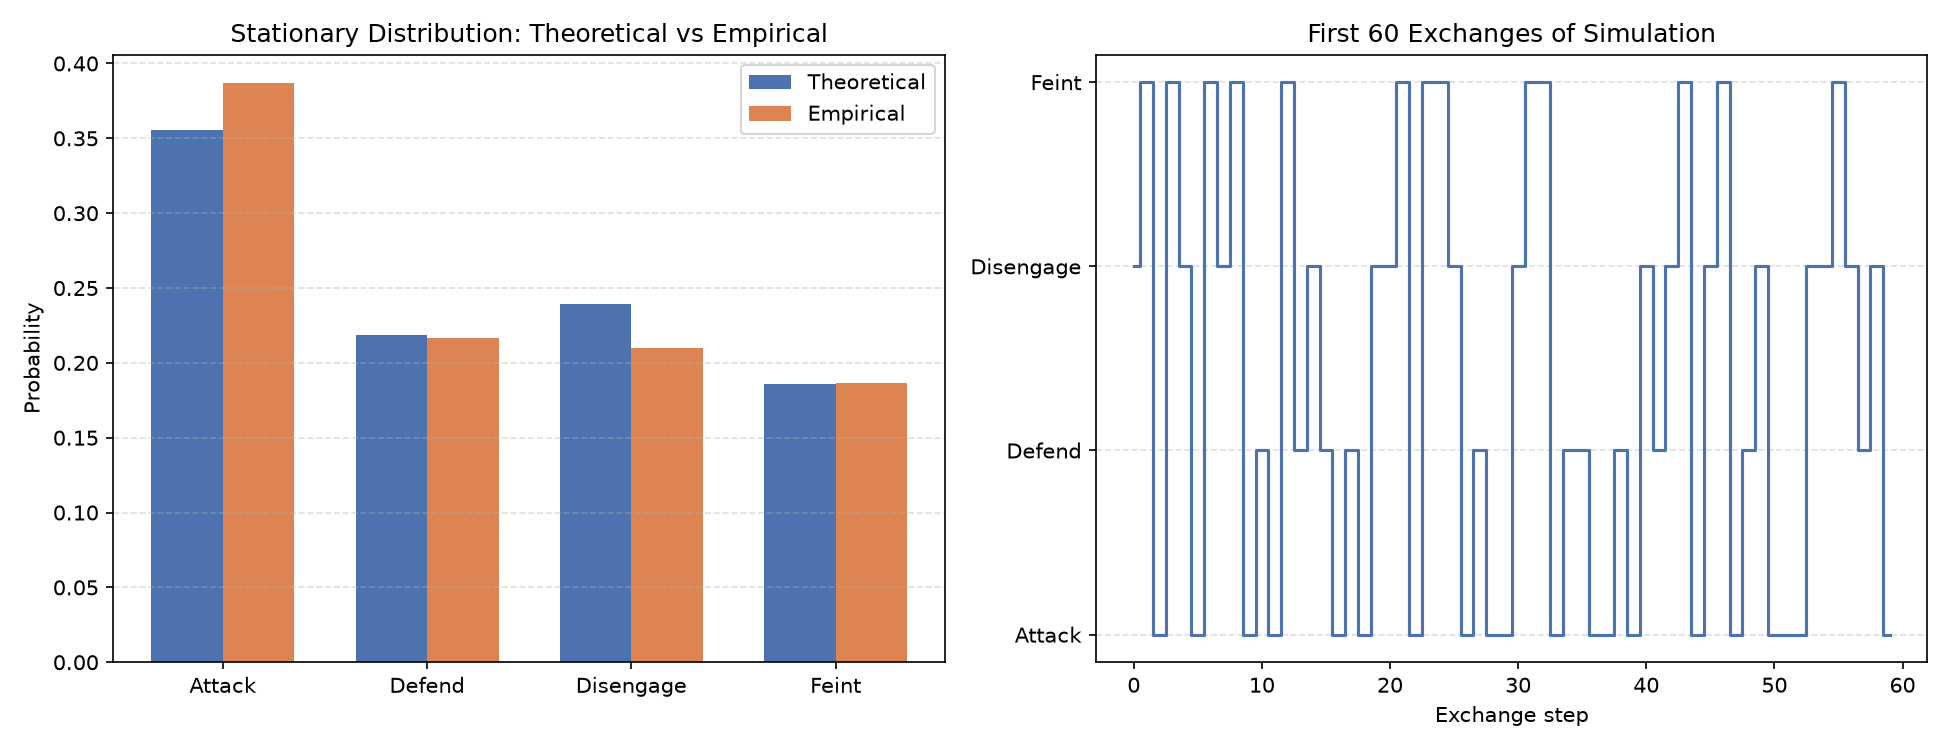

This figure's Python source:
"""
Markov chain model of a traditional point sparring exchange.

States: Attack, Defend, Disengage, Feint

Clinch is intentionally excluded since traditional point sparring does not
involve clinching. Feint is included as a distinct state representing a
deliberate deceptive movement designed to provoke a reaction before a real
attack.
"""

import numpy as np
import matplotlib.pyplot as plt

STATES = ["Attack", "Defend", "Disengage", "Feint"]
N_STATES = len(STATES)

# Rows: current state. Columns: next state. Each row sums to 1.0.
TRANSITION_MATRIX = np.array([
    [0.20, 0.40, 0.25, 0.15],  # From Attack
    [0.45, 0.10, 0.30, 0.15],  # From Defend
    [0.35, 0.15, 0.20, 0.30],  # From Disengage
    [0.55, 0.10, 0.20, 0.15],  # From Feint
])

N_STEPS = 300
START_STATE = "Disengage"


def simulate(transition_matrix, start_state, n_steps, seed=42):
    rng = np.random.default_rng(seed)
    start_idx = STATES.index(start_state)

    sequence = np.empty(n_steps, dtype=int)
    sequence[0] = start_idx

    for t in range(1, n_steps):
        current = sequence[t - 1]
        sequence[t] = rng.choice(N_STATES, p=transition_matrix[current])

    return sequence


def theoretical_stationary_distribution(transition_matrix):
    eigenvalues, eigenvectors = np.linalg.eig(transition_matrix.T)
    idx = np.argmin(np.abs(eigenvalues - 1.0))
    stationary = np.real(eigenvectors[:, idx])
    stationary = stationary / stationary.sum()
    return stationary


def empirical_distribution(sequence):
    counts = np.bincount(sequence, minlength=N_STATES)
    return counts / counts.sum()


def plot_results(theoretical, empirical, sequence, filename="sparring_markov.png"):
    fig, axes = plt.subplots(1, 2, figsize=(13, 5))

    # Left: theoretical vs empirical distribution
    ax = axes[0]
    x = np.arange(N_STATES)
    width = 0.35
    ax.bar(x - width / 2, theoretical, width, label="Theoretical", color="#4C72B0")
    ax.bar(x + width / 2, empirical, width, label="Empirical", color="#DD8452")
    ax.set_xticks(x)
    ax.set_xticklabels(STATES)
    ax.set_ylabel("Probability")
    ax.set_title("Stationary Distribution: Theoretical vs Empirical")
    ax.legend()
    ax.grid(axis="y", linestyle="--", alpha=0.4)

    # Right: step plot of first 60 exchanges
    ax = axes[1]
    n_show = 60
    ax.step(range(n_show), sequence[:n_show], where="mid", color="#4C72B0")
    ax.set_yticks(range(N_STATES))
    ax.set_yticklabels(STATES)
    ax.set_xlabel("Exchange step")
    ax.set_title("First 60 Exchanges of Simulation")
    ax.grid(axis="y", linestyle="--", alpha=0.4)

    fig.tight_layout()
    fig.savefig(filename, dpi=150)
    plt.close(fig)


def main():
    row_sums = TRANSITION_MATRIX.sum(axis=1)
    assert np.allclose(row_sums, 1.0), f"Transition rows must sum to 1.0, got {row_sums}"

    sequence = simulate(TRANSITION_MATRIX, START_STATE, N_STEPS)
    theoretical = theoretical_stationary_distribution(TRANSITION_MATRIX)
    empirical = empirical_distribution(sequence)

    print("Sparring Exchange Markov Chain")
    print("=" * 60)
    print(f"States: {STATES}")
    print(f"Start state: {START_STATE}")
    print(f"Simulation steps: {N_STEPS}")
    print()
    print(f"{'State':<12}{'Theoretical':>15}{'Empirical':>15}")
    print("-" * 42)
    for state, t_prob, e_prob in zip(STATES, theoretical, empirical):
        print(f"{state:<12}{t_prob:>15.4f}{e_prob:>15.4f}")
    print("-" * 42)
    print(f"{'Sum':<12}{theoretical.sum():>15.4f}{empirical.sum():>15.4f}")

    plot_results(theoretical, empirical, sequence)
    print("\nSaved plot to sparring_markov.png")


if __name__ == "__main__":
    main()
